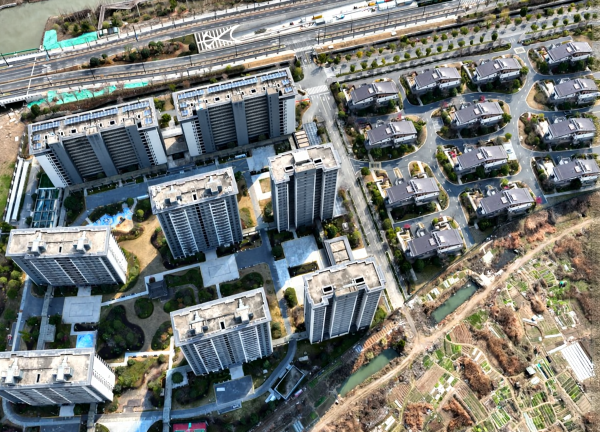
#> input picture test_data/generated.png, 1200 x 864 px (shown at 1/2 size)
$ python test_run.py --original test_data/generated.png --generated test_data/original_render.png
#> lines starting #> are read from the running program, lines starting #| are printed output that depends on the picture
### evaluation/quality_gate.py
from dataclasses import dataclass

from .bbox_iou import (
    compute_bbox_iou_and_drift,
    compute_per_object_bbox_check
)

from .edge_similarity import (
    compute_edge_metrics
)

from .semantic_iou import (
    compute_mask_iou
)

from .interfaces import MetricScores

from .qc_report import build_report


@dataclass
class QualityGateThresholds:

    min_bbox_iou: float = 0.60

    max_count_drift: int = 2

    min_edge_similarity: float = 0.15

    min_semantic_mask_iou: float = 0.50

    # Hard per-object IoU
    min_per_object_iou: float = 0.60

    # Maximum allowed object movement in pixels
    max_object_displacement: float = 50.0


class QualityGate:

    def __init__(
        self,
        thresholds=None
    ):

        self.thresholds = (
            thresholds
            or QualityGateThresholds()
        )

    def evaluate(
        self,
        orig_rgb,
        aug_rgb,
        orig_boxes,
        aug_boxes,
        orig_mask=None,
        aug_mask=None,
        metadata=None
    ):

        # ====================================================
        # BBOX
        # ====================================================

        bbox_iou, count_drift = (
            compute_bbox_iou_and_drift(
                orig_boxes,
                aug_boxes
            )
        )

        per_object = None

        if orig_boxes and aug_boxes:

            per_object = (
                compute_per_object_bbox_check(
                    orig_boxes,
                    aug_boxes,
                    min_iou=(
                        self.thresholds
                        .min_per_object_iou
                    )
                )
            )

        # ====================================================
        # EDGE
        # ====================================================

        edge_iou, edge_recall = (
            compute_edge_metrics(
                orig_rgb,
                aug_rgb
            )
        )

        # ====================================================
        # SEMANTIC
        # ====================================================

        mask_iou = None

        if (
            orig_mask is not None
            and aug_mask is not None
        ):

            mask_iou = compute_mask_iou(
                orig_mask,
                aug_mask
            )

        # ====================================================
        # METRICS
        # ====================================================

        metrics = MetricScores(

            mean_bbox_iou=(
                round(
                    bbox_iou,
                    3
                )
                if orig_boxes and aug_boxes
                else None
            ),

            object_count_drift=(
                count_drift
                if orig_boxes and aug_boxes
                else None
            ),

            edge_similarity=round(
                edge_iou,
                3
            ),

            edge_preservation_recall=round(
                edge_recall,
                3
            ),

            semantic_mask_iou=(
                round(
                    mask_iou,
                    3
                )
                if mask_iou is not None
                else None
            )
        )

        # ====================================================
        # METADATA
        # ====================================================

        if metadata is None:
            metadata = {}

        metadata["bbox_annotations_available"] = (
            bool(orig_boxes and aug_boxes)
        )

        metadata["hard_per_object_bbox"] = (
            per_object
        )

        # ====================================================
        # REPORT
        # ====================================================

        return build_report(
            metrics=metrics,
            thresholds=self.thresholds,
            metadata=metadata
        )

### test_run.py
"""
test_quality_report.py
-----------------------
Runs the full evaluation/ QC pipeline on a real ORIGINAL image and a real
GENERATED (weather-augmented) image, and produces a QC report.

Place this at your repo root, sibling to evaluation/ (same rule as
test_run.py and run_qc_on_real_data.py).

For scenes with NO object-level bounding boxes (e.g. a 3DGS scene render
with no detection annotations), pass no --orig-boxes/--gen-boxes and the
gate will run with empty box lists. In that case:
    - bbox_consistency and count_drift_within_tolerance both trivially
      PASS (nothing to check against), which is correct behavior — not
      a false positive, just "not applicable here".
    - structural_edge_preserved becomes the metric that actually matters
      for this kind of scene: it's checking whether the fog/weather
      conditioning preserved the underlying building/road/vegetation
      geometry rather than hallucinating or smearing it away.

If you DO have boxes for a scene, pass --orig-boxes/--gen-boxes as JSON
files in the same format used by run_qc_on_real_data.py.

Usage (no boxes — geometry-only check):
    python test_quality_report.py \\
        --original path/to/original.png \\
        --generated path/to/generated_fog.png \\
        --out qc_report.json

Usage (with boxes, if you have them for this scene):
    python test_quality_report.py \\
        --original path/to/original.png \\
        --generated path/to/generated_fog.png \\
        --orig-boxes path/to/original_boxes.json \\
        --gen-boxes path/to/generated_boxes.json \\
        --out qc_report.json
"""

import argparse
import json
from pathlib import Path

import numpy as np
from PIL import Image

from evaluation.interfaces import BBox2D
from evaluation.quality_gate import QualityGate, QualityGateThresholds


def load_image(path: str, resize_to: tuple[int, int] | None = None) -> np.ndarray:
#> called with path = 'test_data/generated.png'
    img = Image.open(path).convert("RGB")
#> img is the input picture: PIL image 1200x864 RGB; mean R, G, B 120.2, 123.5, 119.6
    if resize_to is not None:
        img = img.resize(resize_to)
    return np.array(img)


def load_boxes(path: str | None) -> list[BBox2D]:
    if path is None:
        return []
    with open(path, "r", encoding="utf-8") as f:
        raw = json.load(f)
    return [
        BBox2D(
            xmin=b["xmin"], ymin=b["ymin"],
            xmax=b["xmax"], ymax=b["ymax"],
            class_name=b.get("class_name", "object"),
            confidence=b.get("confidence", 1.0),
        )
        for b in raw
    ]


def main():
    parser = argparse.ArgumentParser()
    parser.add_argument("--original", required=True, help="Path to original/reference render")
    parser.add_argument("--generated", required=True, help="Path to generated (weather-augmented) image")
    parser.add_argument("--orig-boxes", default=None, help="Optional GT boxes JSON")
    parser.add_argument("--gen-boxes", default=None, help="Optional detected boxes JSON")
    parser.add_argument("--out", default="qc_report.json")

    # Thresholds — relaxed edge-similarity default, since heavy weather
    # conditioning (like dense fog) is EXPECTED to reduce raw edge overlap
    # even when structure is well-preserved. Tighten these once you've
    # run this across several samples and see your actual score range.
    parser.add_argument("--min-bbox-iou", type=float, default=0.5)
    parser.add_argument("--max-count-drift", type=int, default=1)
    parser.add_argument("--min-edge-similarity", type=float, default=0.15)
    args = parser.parse_args()

    orig_rgb = load_image(args.original)
    # Original and generated renders can come out at slightly different
    # pixel dimensions (off-by-a-few-pixel rounding from the render/export
    # step) — resize the generated image to match the original before any
    # metric computation, since edge_similarity.py assumes equal shapes.
    gen_rgb = load_image(args.generated, resize_to=(orig_rgb.shape[1], orig_rgb.shape[0]))
#> call 2 of load_image, with path = 'test_data/original_render.png', resize_to = (1200, 864)
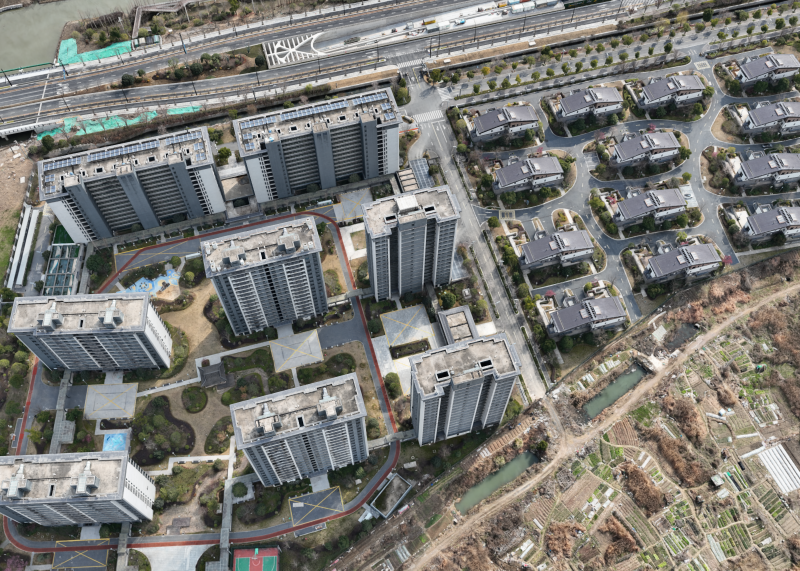
#> input picture test_data/original_render.png, 1600 x 1141 px (shown at 1/2 size)
#> in load_image (call 2), `img = img.resize(resize_to)`:
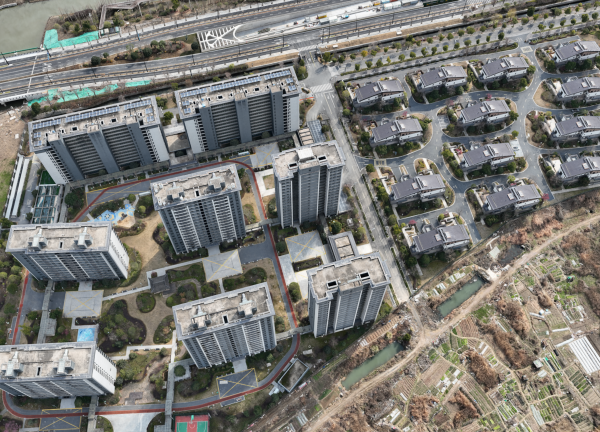
#> img: PIL image 1200x864 RGB (shown at 1/2 size); mean R, G, B 123.2, 122.5, 117.6
    orig_boxes = load_boxes(args.orig_boxes)
    gen_boxes = load_boxes(args.gen_boxes)

    thresholds = QualityGateThresholds(
        min_bbox_iou=args.min_bbox_iou,
        max_count_drift=args.max_count_drift,
        min_edge_similarity=args.min_edge_similarity,
    )

    gate = QualityGate(thresholds)
    report = gate.evaluate(
        orig_rgb=orig_rgb,
        aug_rgb=gen_rgb,
        orig_boxes=orig_boxes,
        aug_boxes=gen_boxes,
        metadata={
            "original_path": args.original,
            "generated_path": args.generated,
            "had_box_annotations": bool(orig_boxes or gen_boxes),
        },
    )

    report_dict = report.to_dict()
    print(json.dumps(report_dict, indent=2))

    Path(args.out).write_text(json.dumps(report_dict, indent=2), encoding="utf-8")
    print(f"\nSaved report to {args.out}")


if __name__ == "__main__":
    main()
#> (the call stopped at in evaluate, `bbox_iou, count_drift = ( compute_bbox_iou_and_drift( orig_boxes, aug_..`: evaluation is not available in this run)
